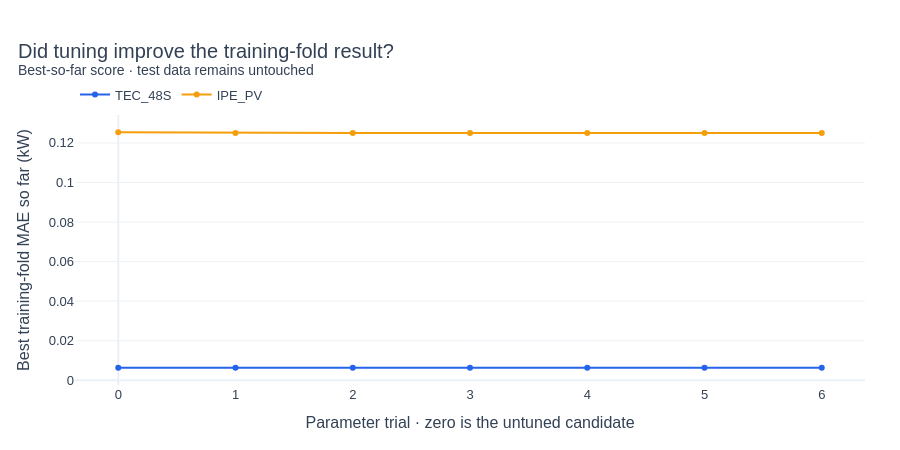

Notebook source saved alongside this figure:
### Markdown cell above
### 🎛️ 6. Tune the strongest ML candidate
Hyperparameters are model settings such as tree depth, learning rate and regularisation. We try a small reproducible sample, using the same training-only temporal folds. The untuned candidate is included, so tuning cannot silently replace it with a worse training-fold score.

We tune one leading ML family per system instead of spending RAM and time on a large search for every model. The validation period will decide whether this tuned candidate improves on the alternatives. If a different ML family leads there, it also receives a training-only parameter search before the final choice is frozen. Default settings remain eligible when they work better.

### Code cell
SEARCH = {
    "Autoregressive Ridge": {"model__alpha": [.01,.1,1.,10.,100.,1000.]},
    "Context Ridge": {"model__alpha": [.01,.1,1.,10.,100.,1000.]},
    "Random Forest": {"model__n_estimators": [120,200], "model__max_depth": [8,14,None],
                      "model__min_samples_leaf": [4,12,24], "model__max_features": [.6,1.]},
    "Histogram Boosting": {"model__max_iter": [120,240], "model__learning_rate": [.03,.07],
                           "model__max_leaf_nodes": [7,15,31], "model__min_samples_leaf": [20,50],
                           "model__l2_regularization": [1.,10.]},
    "XGBoost": {"model__n_estimators": [150,300,450], "model__max_depth": [2,4,6],
                "model__learning_rate": [.03,.07], "model__min_child_weight": [5,20],
                "model__subsample": [.75,1.], "model__colsample_bytree": [.75,1.],
                "model__reg_lambda": [1.,10.], "model__reg_alpha": [0.,1.]},
}
tuning_rows = []
with stage("bounded temporal hyperparameter search", logger=log):
    for system, entry in data.items():
        ranked = screen.filter(pl.col("system") == system).sort(["cv_mae_kw", "model"])
        champion = ranked["model"][0]
        limit = min(TUNE_TRIALS, int(np.prod([len(values) for values in SEARCH[champion].values()])))
        candidates = [{}] + list(ParameterSampler(SEARCH[champion], n_iter=limit, random_state=SEED))
        best = None
        for trial, params in enumerate(candidates):
            error, errors = cv_score(system, entry["folds"], champion, MODEL_COLUMNS[champion], params)
            tuning_rows.append(dict(system=system, model=champion, trial=trial, cv_mae_kw=error,
                                    parameters=json.dumps(params, sort_keys=True), fold_mae=errors))
            if best is None or error < best["cv_mae_kw"]:
                best = dict(model=champion, parameters=params, cv_mae_kw=error)
            log.info("%s tuning trial=%d/%d model=%s MAE=%.6f", system,trial,len(candidates)-1,champion,error)
        entry["tuned"] = best
        entry.pop("folds")
tuning = pl.DataFrame(tuning_rows)
fig = go.Figure()
for system in SYSTEMS:
    trials = tuning.filter(pl.col("system") == system)
    fig.add_scatter(x=trials["trial"].to_list(), y=trials["cv_mae_kw"].cum_min().to_list(),
                    mode="lines+markers", name=system, line=dict(color=BLUE if system=="TEC_48S" else ORANGE))
fig.update_xaxes(title="Parameter trial · zero is the untuned candidate", dtick=1)
fig.update_yaxes(title="Best training-fold MAE so far (kW)")
polish(fig, "Did tuning improve the training-fold result?", "Best-so-far score · test data remains untouched")
for system, entry in data.items():
    report(f"**{system}: {entry['tuned']['model']}** is the tuning candidate. Best training-fold MAE is **{entry['tuned']['cv_mae_kw']:.4f} kW**. Validation, not preference, decides whether to select it.")

### Figure 1 — Plotly figure (JSON) as saved in the notebook; plotly's stock layout.template omitted (floating-point values rounded to 4 significant figures)
{"data": [{"line": {"color": "#2563eb"}, "mode": "lines+markers", "name": "TEC_48S", "type": "scatter", "x": [0, 1, 2, 3, 4, 5, 6], "y": [0.006293, 0.006293, 0.006293, 0.006293, 0.006293, 0.006293, 0.006293]}, {"line": {"color": "#f59e0b"}, "mode": "lines+markers", "name": "IPE_PV", "type": "scatter", "x": [0, 1, 2, 3, 4, 5, 6], "y": [0.1254, 0.1251, 0.1251, 0.1251, 0.1251, 0.1251, 0.1251]}], "layout": {"font": {"color": "#334155", "family": "Arial", "size": 13}, "height": 450, "hovermode": "x unified", "legend": {"orientation": "h", "y": 1.02, "yanchor": "bottom"}, "margin": {"b": 65, "l": 75, "r": 35, "t": 115}, "title": {"font": {"size": 20}, "text": "Did tuning improve the training-fold result?<br><sup>Best-so-far score · test data remains untouched</sup>", "x": 0.02}, "xaxis": {"automargin": true, "dtick": 1, "showgrid": false, "title": {"text": "Parameter trial · zero is the untuned candidate"}}, "yaxis": {"automargin": true, "gridcolor": "#eef2f7", "title": {"text": "Best training-fold MAE so far (kW)"}}}}
